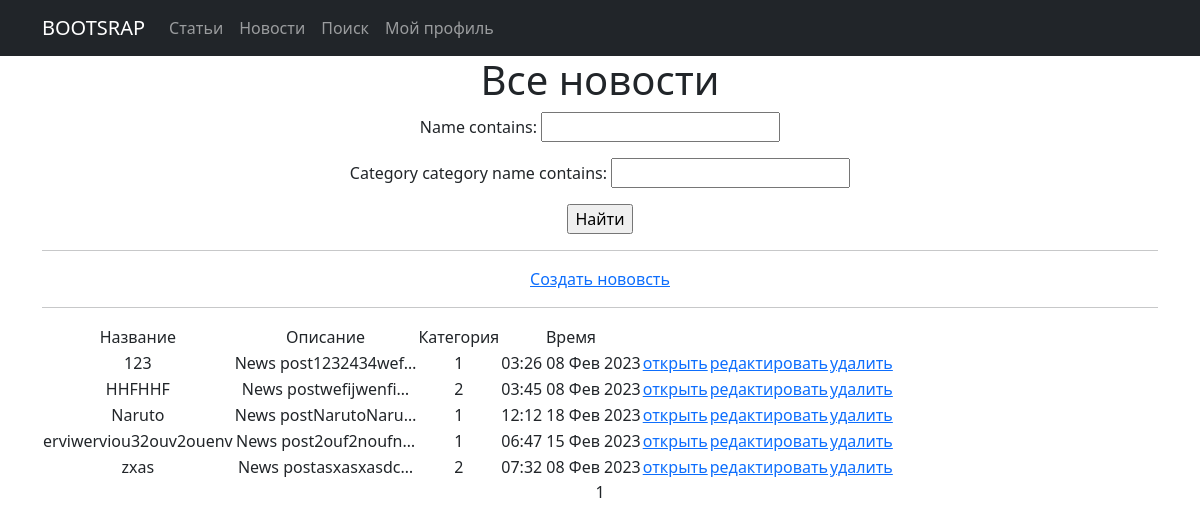
The app's page /simpleapp/news/, older data.
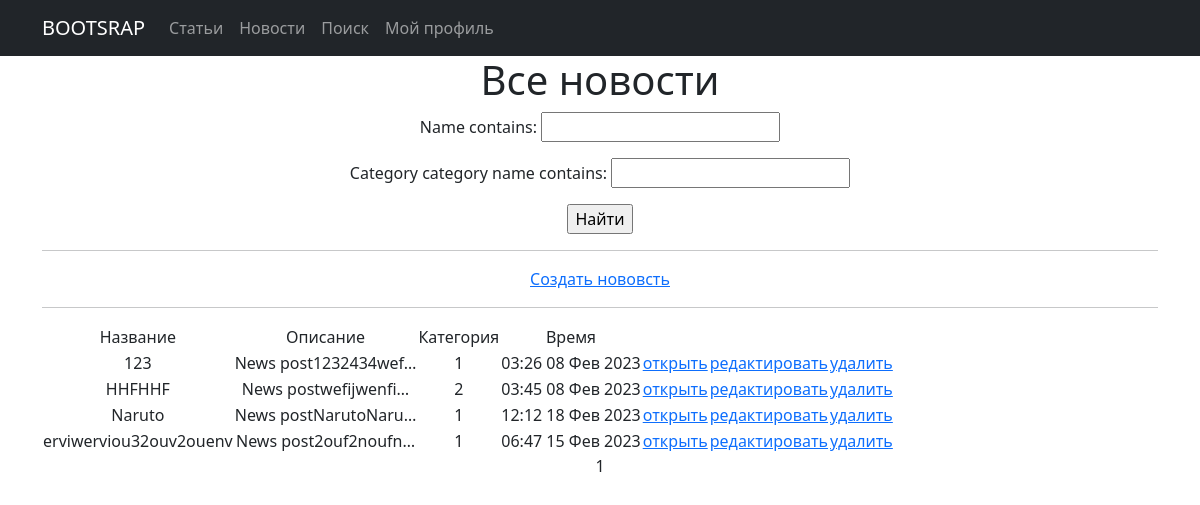
The same page, newer data.
### simpleapp/models.py (models this page shows, shortened)
class News(models.Model):
    date = models.DateTimeField(default=datetime.now)
    name = models.CharField(max_length=50, unique=True)
    description = models.TextField(default="News post")
    category = models.ForeignKey(
        to='Category',
        on_delete=models.CASCADE,
        related_name='news',  # все продукты в категории будут доступны через поле products
    )

class Category(models.Model):
    category_name = models.CharField(max_length=255, unique=True)

### simpleapp/views.py (the view)
# urls.py: path('news/', NewsList.as_view(), name='news'),
class NewsList(ListView):
    model = News
    ordering = 'name'
    template_name = 'news.html'
    context_object_name = 'news'
    paginate_by = 10
    def get_queryset(self):
        queryset = super().get_queryset()
        self.filterset = NewsFilter(self.request.GET, queryset)
        return self.filterset.qs
    def get_context_data(self, **kwargs):
        context = super().get_context_data(**kwargs)
        context['filterset'] = self.filterset
        return context

### simpleapp/templatetags/custom_filters.py (called while the page is built)
@register.filter()
def censor(value):
    try:
        if "редиска" in value:
            value = value.replace('редиска', 'р******')
            return value
        else:
            return value
    except:
        raise TypeError("Функция принимает только строки")

### templates/news.html (shortened to what this page needs)
{% extends 'flatpages/default.html' %}
{% load custom_filters %}
{% load custom_tags %}
{% block content %}
   <h1>Все новости</h1>
   <form action="" method="get">
       {{ filterset.form.as_p }}
       <input type="submit" value="Найти" />
   </form>
   <hr>
   <a href="{% url 'news_create' %}">Создать нововсть</a>
   <hr>
   {% if news %}
       <table>
           <tr>
               <td>Название</td>
               <td>Описание</td>
               <td>Категория</td>
               <td>Время</td>
           </tr>
           {% for post in news %}
           <tr>
               <td>{{ post.name }}</td>
               <td>{{ post.description|censor|truncatechars:20 }}</td>
               <td>{{ post.category.category_name}}</td>
               <td>{{ post.date|date:'h:s d M Y' }}</td>
               <td><a href = "{{post.pk}}">открыть</a></td>
               <td><a href = "{{post.pk}}/update">редактировать</a></td>
               <td><a href = "{{post.pk}}/delete">удалить</a></td>
           </tr>
           {% endfor %}
       </table>
   {% else %}
       <h2>Новостей нет!</h2>
   {% endif %}
   {{ page_obj.number }}
{% endblock content %}

Row changes from the older to the newer data that the page shows:
removed News: name "zxas", description|censor "News postasxasxasdc…", category.category_name "2", date "07:32 08 Фев 2023"
